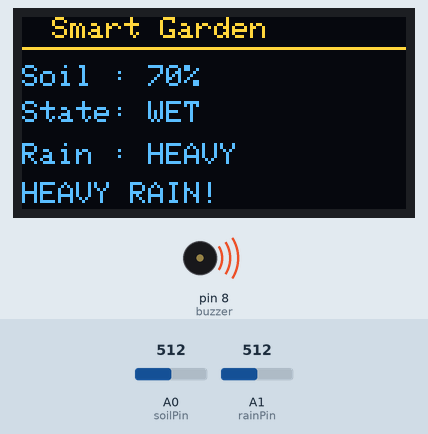
This sketch was run on a simulated Arduino Uno, built with avr-gcc and run on an emulated ATmega328P. Shown: 128×64 one-colour display, buzzer (waves = sounding). The inputs (shaded band) are chosen by the test bench; at power-on: A1 (rainPin) = 512, A0 (soilPin) = 512. The OLED is the two-colour kind (top 16 rows yellow); what the sketch prints to the serial monitor is not drawn.

Above: at 2.7 s.
2.8 s: A1 (rainPin) set to 541
4.8 s: A1 (rainPin) set to 576
At 6.5 s:
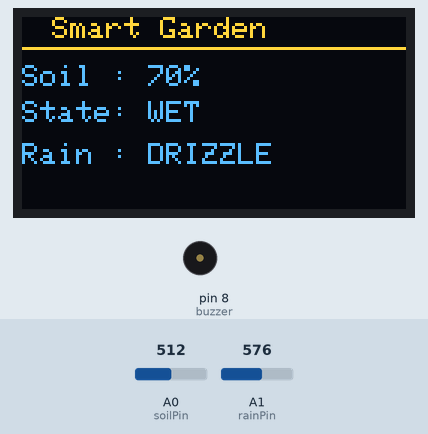
7.2 s: A0 (soilPin) set to 531
At 8.1 s:
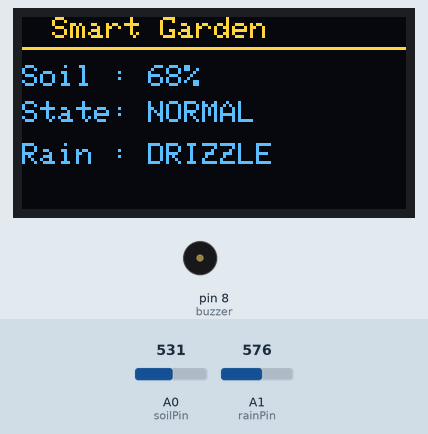
9.2 s: A1 (rainPin) set to 855
11.0 s: A1 (rainPin) set to 879
At 12.3 s:
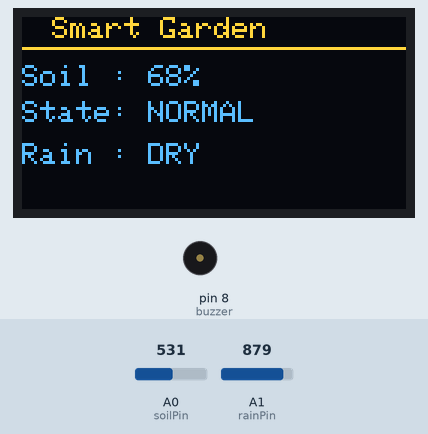
13.4 s: A0 (soilPin) set to 511
At 15.1 s:
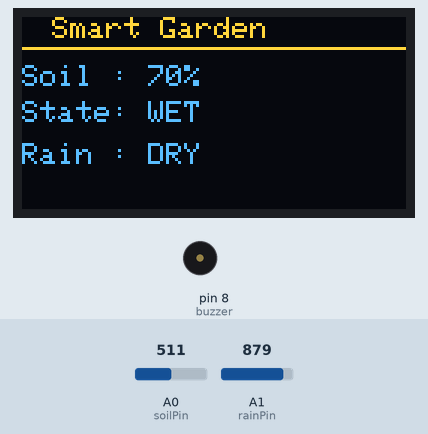
Timing chart, 0 to 16.4 s (numbered marks = the images above; inputs shaded):
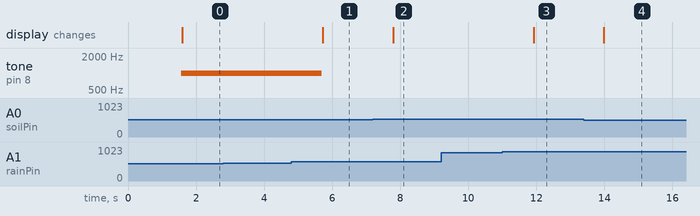

Measured:
- the behaviour switches between 559 and 560 on A1 (rainPin) (found by bisection; images 0 and 1)
- the behaviour switches between 516 and 517 on A0 (soilPin) (found by bisection; images 1 and 2)
- the behaviour switches between 868 and 869 on A1 (rainPin) (found by bisection; images 2 and 3)
- after the input at 2.8 s, every drawn part: stays the same
- after the input at 4.8 s, tone on pin 8 (buzzer): 1000 Hz → silent after 0.89 s; the display: changes after 0.93 s (image 1)
- after the input at 7.2 s, the display: changes after 0.59 s (image 2)
- after the input at 9.2 s, every drawn part: stays the same
- after the input at 11.0 s, the display: changes after 0.92 s (image 3)
- after the input at 13.4 s, the display: changes after 0.59 s (image 4)

The sketch:

Smart_Rain_Detector.ino
```cpp
#include <Wire.h>
#include <Adafruit_GFX.h>
#include <Adafruit_SSD1306.h>

#define SCREEN_WIDTH 128
#define SCREEN_HEIGHT 64
#define OLED_RESET -1

Adafruit_SSD1306 display(SCREEN_WIDTH, SCREEN_HEIGHT, &Wire, OLED_RESET);

// Pins
const int soilPin = A0;
const int rainPin = A1;
const int buzzer = 8;

// Calibration Values
const int soilDry = 1023;
const int soilWet = 300;

const int rainDry = 1023;
const int rainWet = 250;

void setup()
{
  pinMode(buzzer, OUTPUT);
  noTone(buzzer);

  Serial.begin(9600);

  if (!display.begin(SSD1306_SWITCHCAPVCC, 0x3C))
  {
    while (1);
  }

  // Startup Screen
  display.clearDisplay();
  display.setTextSize(2);
  display.setTextColor(WHITE);

  display.setCursor(5,15);
  display.println("SMART");

  display.setCursor(10,38);
  display.println("GARDEN");

  display.display();
  delay(1500);

  display.clearDisplay();
}

void loop()
{
  // Read Sensors
  int soilRaw = analogRead(soilPin);
  int rainRaw = analogRead(rainPin);

  // Convert Soil Reading to Percentage
  int soilPercent = map(soilRaw, soilDry, soilWet, 0, 100);
  soilPercent = constrain(soilPercent, 0, 100);

  // Convert Rain Reading to Percentage
  int rainPercent = map(rainRaw, rainDry, rainWet, 0, 100);
  rainPercent = constrain(rainPercent, 0, 100);

  // Soil Status
  String soilStatus;

  if (soilPercent >= 70)
    soilStatus = "WET";
  else if (soilPercent >= 40)
    soilStatus = "NORMAL";
  else
    soilStatus = "DRY";

  // Rain Status
  String rainStatus;

  if (rainPercent < 20)
    rainStatus = "DRY";
  else if (rainPercent < 60)
    rainStatus = "DRIZZLE";
  else
    rainStatus = "HEAVY";

  // Alarm
  if (soilPercent < 40 || rainPercent >= 60)
  {
    tone(buzzer, 1000);
  }
  else
  {
    noTone(buzzer);
  }

  // OLED Dashboard
  display.clearDisplay();

  display.setTextSize(1);
  display.setTextColor(WHITE);

  display.setCursor(10,0);
  display.println("Smart Garden");

  display.drawLine(0,10,127,10,WHITE);

  display.setCursor(0,16);
  display.print("Soil : ");
  display.print(soilPercent);
  display.println("%");

  display.setCursor(0,28);
  display.print("State: ");
  display.println(soilStatus);

  display.setCursor(0,42);
  display.print("Rain : ");
  display.println(rainStatus);

  // Alert Messages
  if (soilPercent < 40)
  {
    display.setCursor(0,55);
    display.println("WATER PLANT!");
  }
  else if (rainPercent >= 60)
  {
    display.setCursor(0,55);
    display.println("HEAVY RAIN!");
  }

  display.display();

  // Serial Monitor
  Serial.print("Soil: ");
  Serial.print(soilPercent);
  Serial.print("%   Rain: ");
  Serial.print(rainStatus);
  Serial.print("   Rain Value: ");
  Serial.println(rainPercent);

  delay(1000);
}
```
